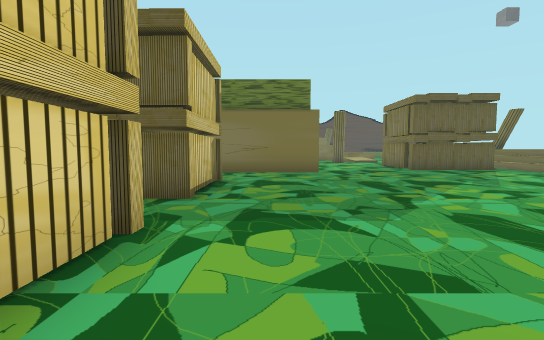
view 1 (above)

20 first-person views from a walk through a Unity game level. The camera is 1.5 m above the floor, tilts 4° down and sees 85° across. The floor is counted in squares, 2 m on a side. Each view is taken from the middle of a square. On the plan, view 1 faces up. The plan holds only what a view shows up to about 10 squares ahead; the rest is blank. The player character is not drawn. Some surface patterns are stand-ins.

view 2
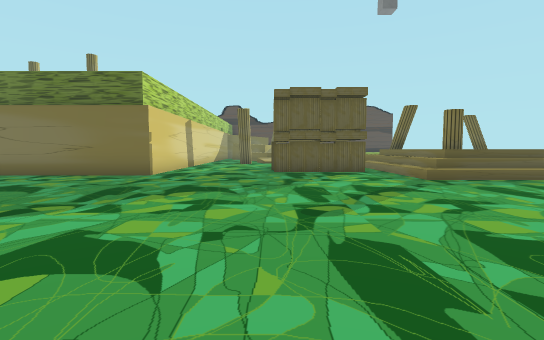

view 3
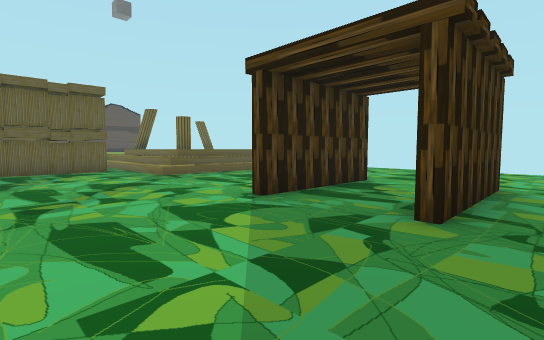

view 4
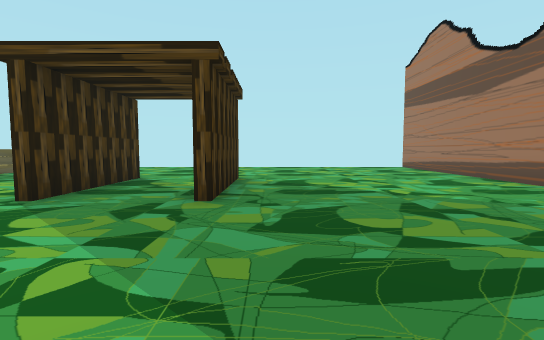

view 5
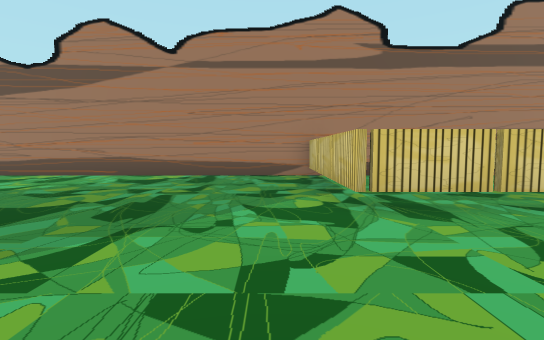

view 6
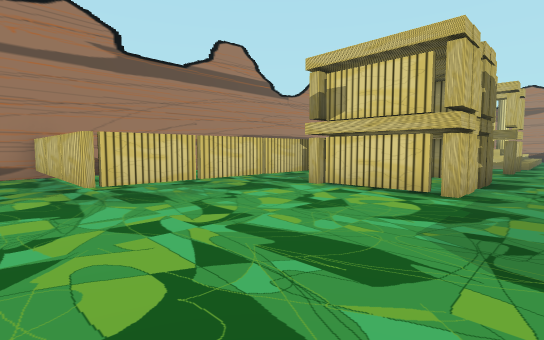

view 7
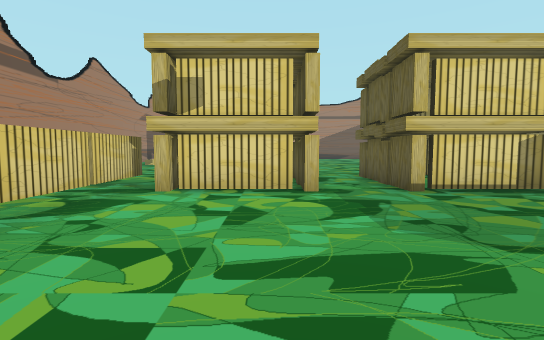

view 8
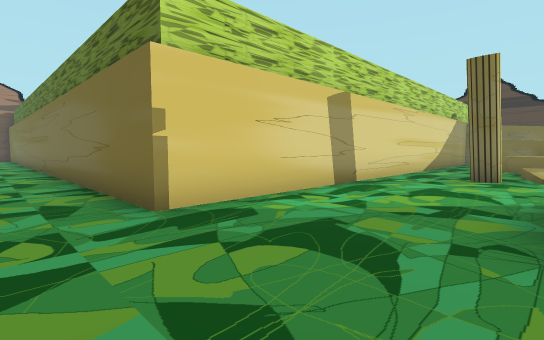

view 9
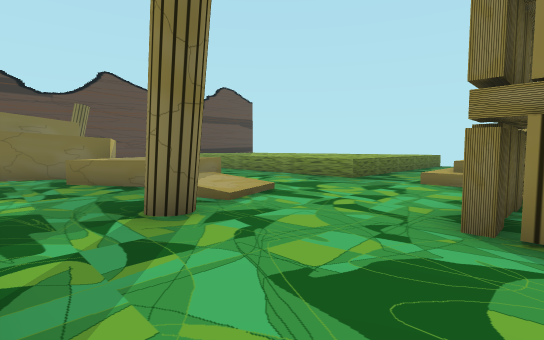

view 10
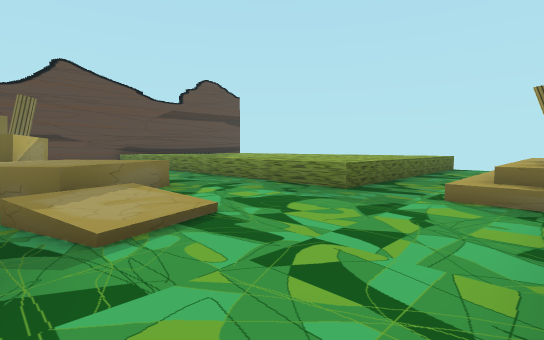

view 11
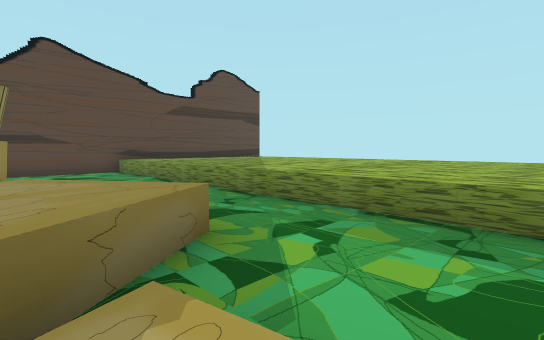

view 12
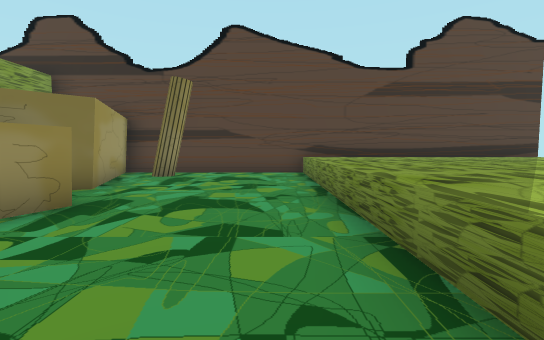

view 13
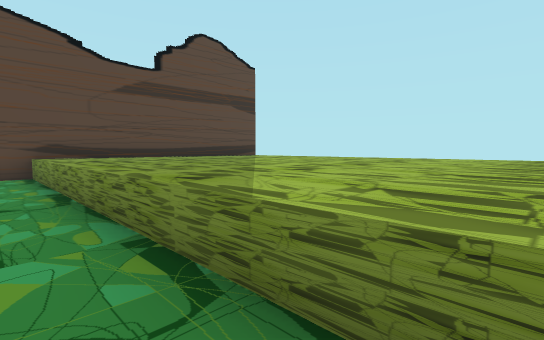

view 14
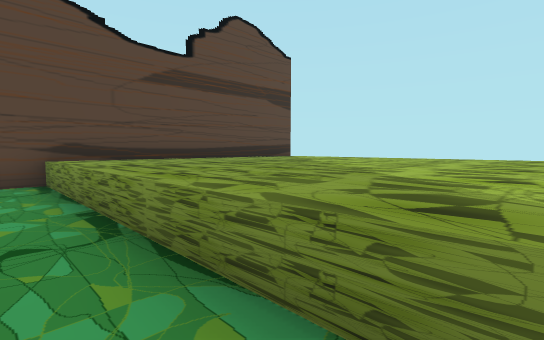

view 15
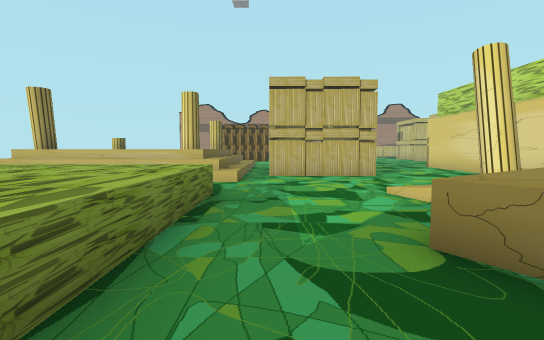

view 16
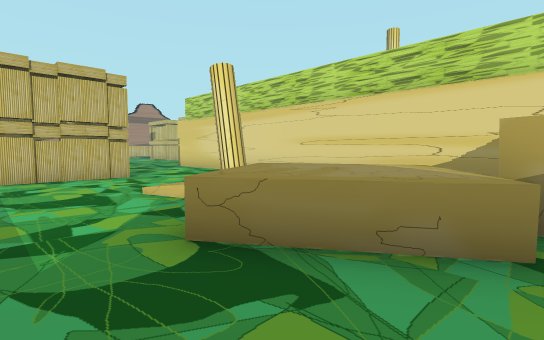

view 17
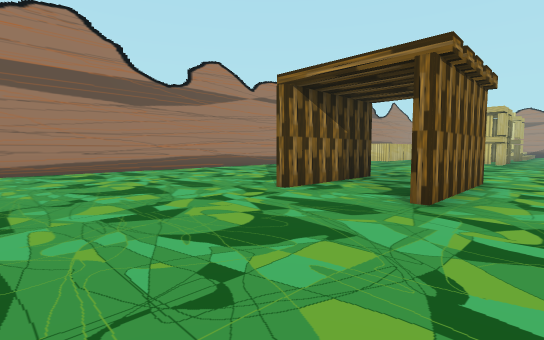

view 18
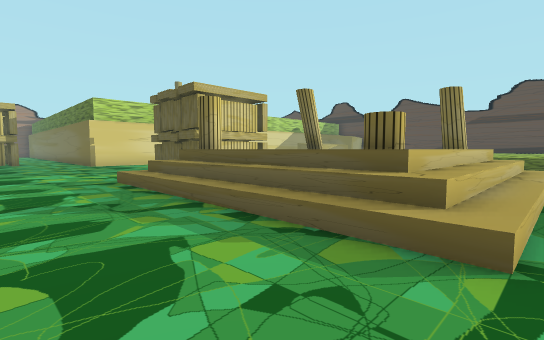

view 19
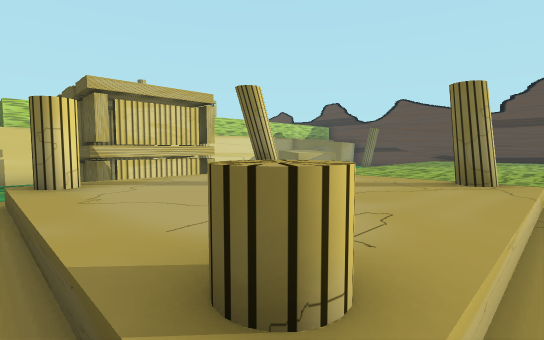

view 20
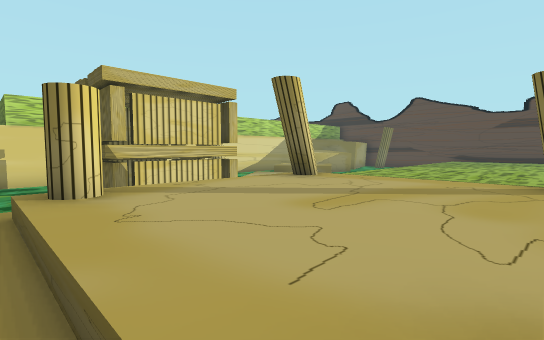

### Floor plan
Key: @ floor where view 1 was taken; # wall or solid block; . main floor; : floor 1.5 m higher than the main floor; / step, stairs or slope; = window, fence, low wall or low ledge; ^ raised ledge; O other object.
Columns run from 9 left of view 1 to 17 right of it. Each row starts with its distance up from view 1.
 30             ###############
 29             #.....^^^^^^^^
 28             #.#...^^^^^^^
 27             ##....^^^^^^^^
 26              #....^^^^^^^^
 25               ....^^^^^^^^
 24               #...^^^^^^^^
 23               #...^^^^^^^^
 22            .###...^^^^^^^^
 21           #..^^^..^^^^^^^^
 20           #..^^^=.^^^^^^^^
 19           #...^...^^^^^^^^
 18           #..///..^^^^^^^^
 17           #...//..^^^^^^^^
 16           #..#...........
 15           #.......////////
 14           #......./////#//
 13           #...OOOO/=:::://
 12           #...O  O//:::://
 11           #...OOOO//:::://
 10  ##########......./#:::://
  9  .................////////
  8     ..............////////
  7       OO..................
  6      O....................
  5      OOO..................
  4    .......................
  3 ..................###.....
  2 OO   O....................
  1        ...........###.....
  0        O.@................
 -1      ..######.............
 -2      ..     #.............
 -3             #.............
 -4             #.............
 -5             #.............
 -6             ##############

Where each view was taken, in squares from view 1:
view 1: 0 up, 0 right, facing up
view 2: 1 up, 5 right, facing up
view 3: 0 up, 5 right, facing up-right
view 4: 0 up, 4 right, facing right
view 5: 3 up, 4 right, facing down
view 6: 4 up, 4 right, facing down-left
view 7: 2 up, 4 right, facing left
view 8: 8 up, 5 right, facing up-left
view 9: 13 up, 2 right, facing up-right
view 10: 14 up, 4 right, facing up-right
view 11: 17 up, 5 right, facing up-right
view 12: 20 up, 8 right, facing up
view 13: 20 up, 8 right, facing up-right
view 14: 22 up, 8 right, facing up-right
view 15: 22 up, 8 right, facing down
view 16: 22 up, 8 right, facing down-left
view 17: 5 up, 16 right, facing down-left
view 18: 6 up, 16 right, facing up-left
view 19: 9 up, 15 right, facing up-left
view 20: 9 up, 14 right, facing up-left
